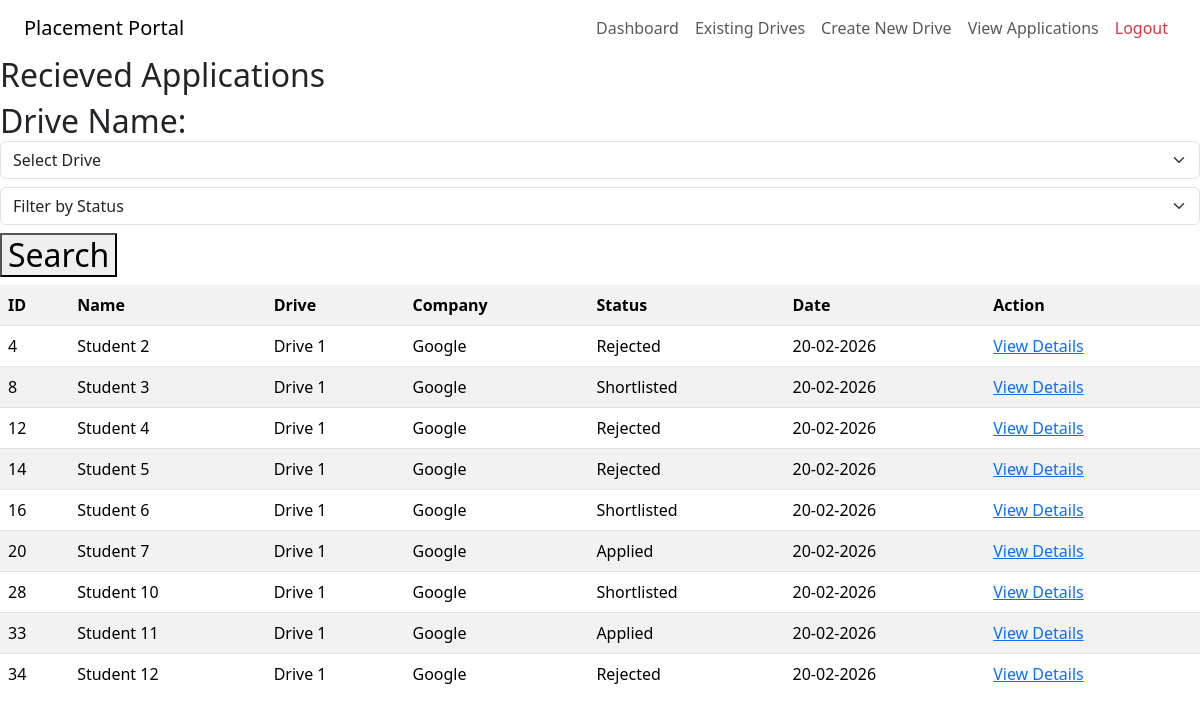
The app's page /company/1/viewApplications, older data.
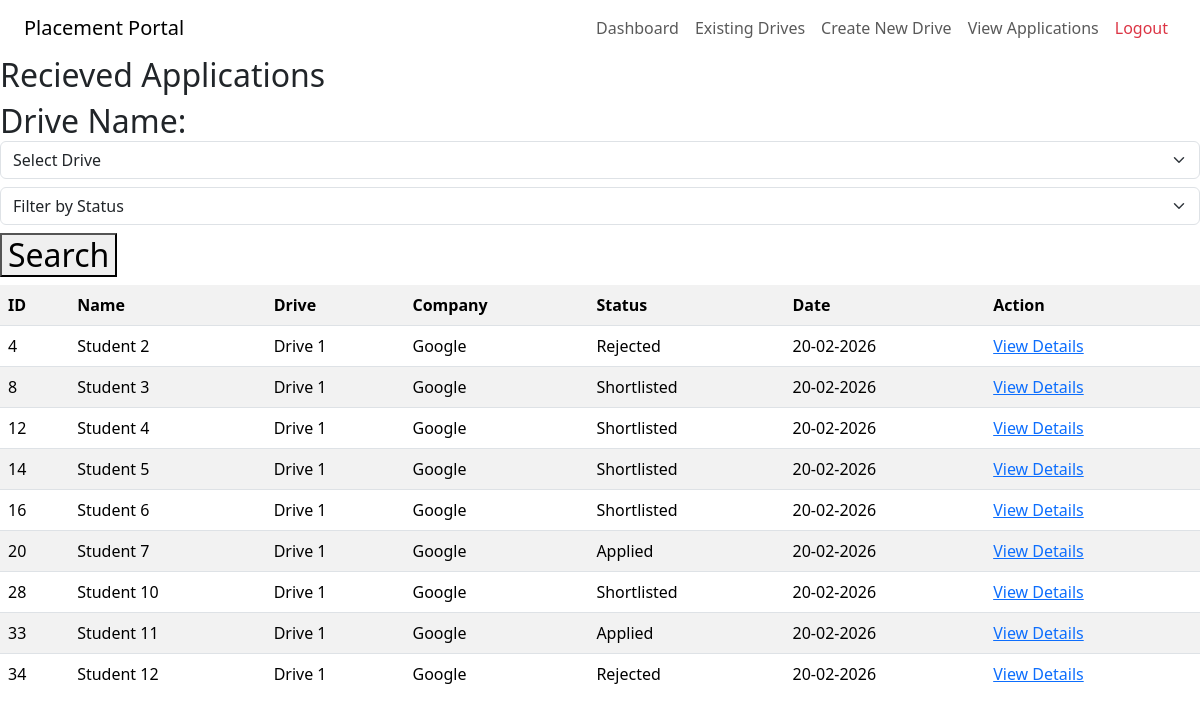
The same page, newer data.
### models.py (models this page shows)
class Application(db.Model):
    __tablename__ = "applications"
    applicationId = db.Column(db.Integer, autoincrement = True , primary_key = True)
    studentId = db.Column(db.Integer, db.ForeignKey("students.studentId"))
    jobId  = db.Column(db.Integer, db.ForeignKey("jobpositions.jobId"))
    status = db.Column(db.String, default = "Applied", nullable = False)
    appliedOn = db.Column(db.DateTime, default = datetime.utcnow)
    student = db.relationship('Student', back_populates = "applications")
    job = db.relationship('JobPosition', back_populates = 'applications')
    placement = db.relationship('Placement', back_populates = "application" , uselist = False, cascade = "all, delete-orphan")

class Student(db.Model):
    __tablename__ = "students"
    studentId = db.Column(db.Integer,autoincrement = True, primary_key = True )
    userId = db.Column(db.Integer, db.ForeignKey("users.userId"), nullable = False)
    name = db.Column(db.String, nullable = False)
    contactNumber = db.Column(db.Integer , nullable = False)
    department = db.Column(db.String, nullable = False)
    resume = db.Column(db.String, nullable = False)
    experience = db.Column(db.String, nullable = False)
    skills = db.Column(db.String, nullable = False)
    user = db.relationship('User', back_populates = "student")
    applications = db.relationship('Application', back_populates = "student", lazy = True, cascade = "all, delete-orphan")

class JobPosition(db.Model):
    __tablename__ = "jobpositions"
    jobId = db.Column(db.Integer, primary_key = True, autoincrement = True)
    companyId = db.Column(db.Integer, db.ForeignKey("companies.companyId"), nullable = False)
    driveName = db.Column(db.String, nullable = False)
    positionOpen= db.Column(db.String, nullable = False)
    description = db.Column(db.String, nullable = False)
    skillsRequired = db.Column(db.String, nullable = False)
    experienceRequired = db.Column(db.String, nullable = False)
    active = db.Column(db.Boolean, default = True, nullable = False)
    salary = db.Column(db.String, nullable = False)
    location = db.Column(db.String, nullable = False)
    company = db.relationship('Company', back_populates = "jobs")
    applications = db.relationship('Application', back_populates = 'job', lazy = True, cascade = "all, delete-orphan")

class Company(db.Model):
    __tablename__ = "companies"
    companyId = db.Column(db.Integer, autoincrement = True, primary_key = True)
    userId = db.Column(db.Integer, db.ForeignKey("users.userId"), nullable = False)
    companyName = db.Column(db.String, nullable = False)
    industry = db.Column(db.String, nullable = False)
    description = db.Column(db.String, nullable = False)
    companyEmail = db.Column(db.String,nullable = False)
    approved = db.Column(db.Boolean, default = False, nullable = False)
    jobs = db.relationship('JobPosition', back_populates = "company", lazy = True, cascade = "all, delete-orphan")
    user = db.relationship('User', back_populates = "company")

### app.py (the view, shortened to what this page needs)
@app.route('/company/<int:companyId>/viewApplications', methods = ["GET", "POST"])
def showCompanyApplications(companyId):
    if request.method == "GET":
        viewAppId = request.args.get("viewAppId")
        selectedApplication = None
        drives = JobPosition.query.filter_by(companyId = companyId).all()
        if viewAppId:
            selectedApplication = Application.query.filter_by(applicationId = viewAppId).first()
        applications = []
        for drive in drives:
            applicationsList = Application.query.filter_by(jobId = drive.jobId).all()
            for application in applicationsList:
                applications.append(application)
        return render_template('./company/viewApplications.html',drives = drives, applications = applications,companyId = companyId, selectedApplication = selectedApplication )

### app.py (called while the page is built)
@app.before_request
def method_override():
    if request.method == "POST":
        override = request.form.get("_method")
        if override:
            request.environ["REQUEST_METHOD"] = override.upper()

### templates/company/viewApplications.html (shortened to what this page needs)
<!DOCTYPE html>
<html>
    <head>
        <link href="https://cdn.jsdelivr.net/npm/bootstrap@5.3.3/dist/css/bootstrap.min.css" rel="stylesheet">
    </head>
    <body>
        <nav class="navbar navbar-expand-lg px-4">
        <a class="navbar-brand" href="{{ url_for('showCompanyDash', companyId = companyId) }}">Placement Portal</a>
        <div class="collapse navbar-collapse">
            <ul class="navbar-nav ms-auto">
                <li class = "nav-item">
                    <a class = "nav-link" href = "{{ url_for('showCompanyDash', companyId = companyId) }}">Dashboard</a>
                </li>
                <li class = "nav-item">
                    <a class = "nav-link" href = "{{ url_for('showCompanyDrives', companyId = companyId) }}">Existing Drives</a>
                </li>
                <li class = "nav-item">
                    <a class = "nav-link" href = "{{ url_for('createDrive', companyId = companyId) }}">Create New Drive</a>
                </li>
                <li class = "nav-item">
                    <a class = "nav-link" href = "{{ url_for('showCompanyApplications', companyId = companyId) }}">View Applications</a>
                </li>
                <li class = "nav-item">
                    <a class = "nav-link text-danger" href = "{{ url_for('index') }}">Logout</a>
                </li>
            </ul>
        </div>
    </nav>
    <h2>Recieved Applications</h2>
    <form method = "POST" action = "/company/{{ companyId }}/viewApplications">
    <h2>Drive Name:
        <select name="jobId" class="form-select mb-2" required>
            <option value="" disabled selected>Select Drive</option>
        </select>
        <select name="statusVal" class="form-select mb-2">
                        <option value="" disabled selected>Filter by Status</option>
                        </select>
        <button type="submit">Search</button>
    </h2>
    </form>
    <div style = "max-height: 400px; overflow-y: auto;">
        <table class = "table table-striped">
            <tr>
                <th>ID</th>
                <th>Name</th>
                <th>Drive</th>
                <th>Company</th>
                <th>Status</th>
                <th>Date</th>
                <th>Action</th>
            </tr>
            {% for application in applications %}
            <tr>
                <td>{{ application.applicationId }}</td>
                <td>{{ application.student.name }}</td>
                <td>{{ application.job.driveName }}</td>
                <td>{{ application.job.company.companyName }}</td>
                <td>{{ application.status }}</td>
                <td>{{ application.appliedOn.strftime('%d-%m-%Y') }}</td>
                <td><a href = "{{url_for('showCompanyApplications', companyId = companyId, viewAppId = application.applicationId)}}">View Details</a></td>
            </tr>
            {% endfor %}
        </table>
        </div>
    </body>
</html>

Row changes from the older to the newer data that the page shows:
changed Application "Student 4": status "Rejected" → "Shortlisted"
changed Application "Student 5": status "Rejected" → "Shortlisted"
